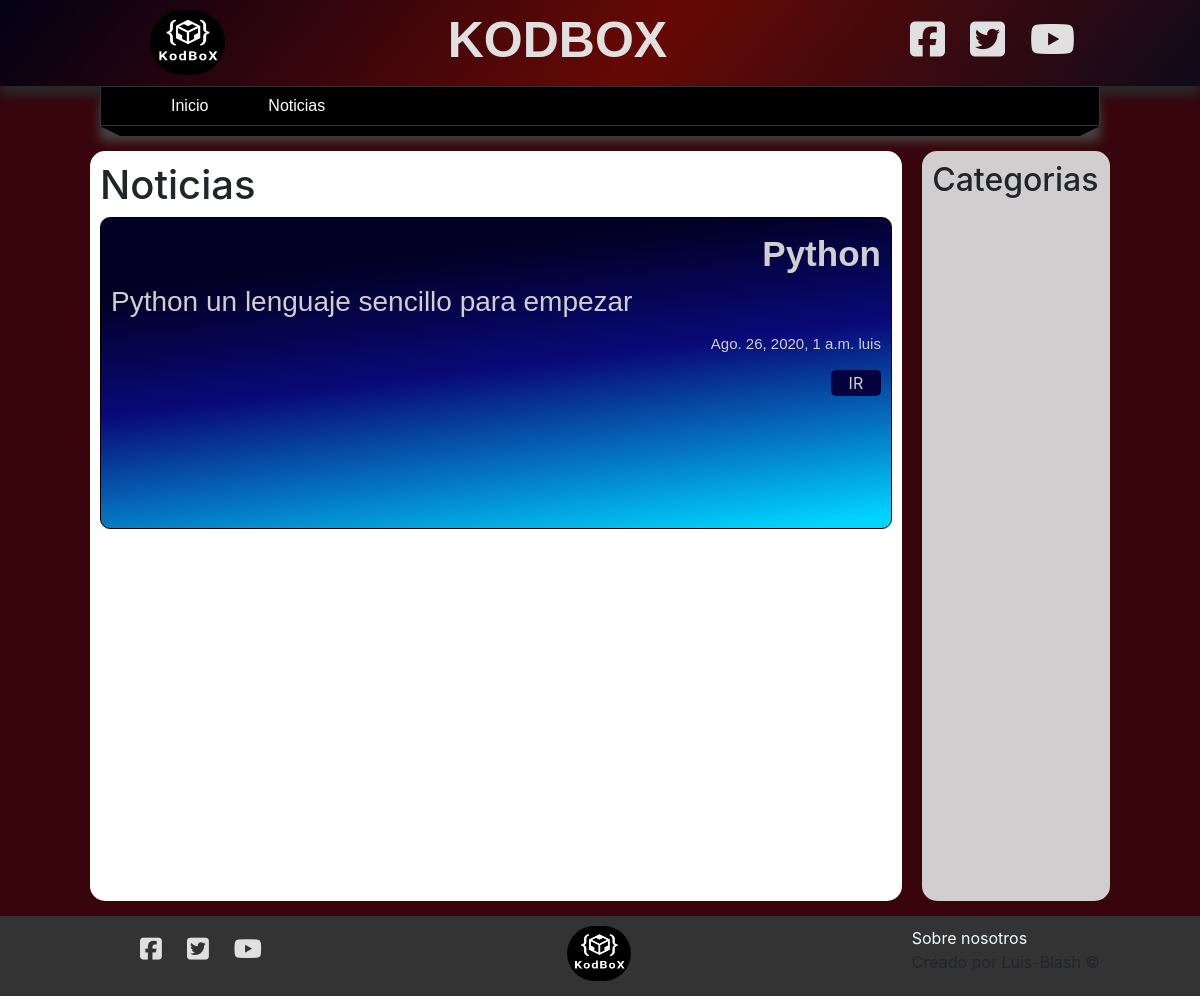
The page /noticias/ on the database as committed earlier.
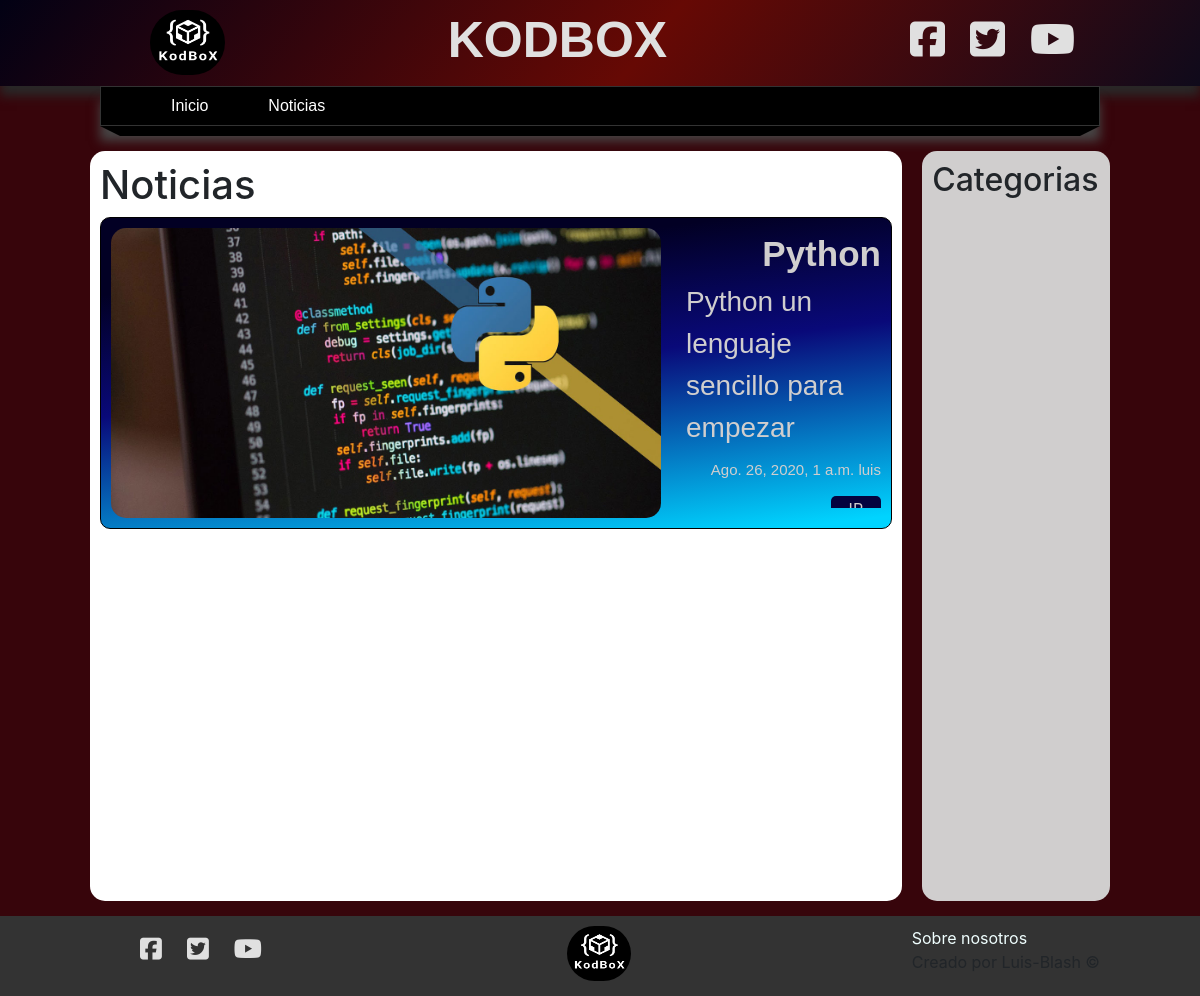
The same page on the database as committed later.
### blog/models.py (models this page shows, shortened)
class Noticias(models.Model):
    titulo = models.CharField(max_length=150, verbose_name="Titulo")
    subtitulo = models.CharField(max_length=250, verbose_name="Sub titulo")
    contenido = RichTextField(verbose_name="Contenido")
    imagen = models.ImageField(default="null",verbose_name="Imagen", upload_to="noticias")
    publico = models.BooleanField(verbose_name="¿Publico?")
    usuario = models.ForeignKey(User, editable=False, verbose_name="Usuario", on_delete=models.CASCADE)
    categorias = models.ManyToManyField(Categoria, verbose_name="Categorias", blank=True)
    creado_el = models.DateTimeField(auto_now_add=True, verbose_name="Creado el")
    actualizado_el = models.DateTimeField(auto_now=True,verbose_name="Actualizado el")
    class Meta:
        verbose_name = "Noticia"
        verbose_name_plural = "Noticias"

### blog/views.py (the view)
# urls.py: path("noticias/", views.noticias, name="noticias"),
def noticias(request):
    noticias_secundarias =  Noticias.objects.filter(publico=True).order_by("-creado_el")[1:]
    noticia_principal = Noticias.objects.filter(publico=True).order_by("-creado_el").first()
    return render(request,"noticias/lista_noticias.html",{
        "title":"Noticias",
        "noticia_principal":noticia_principal,
        "noticias_secundarias":noticias_secundarias
    })

### blog/processor.py (called while the page is built)
def get_categorias(request):
    categorias_uso= Noticias.objects.filter(publico=True).values_list("categorias", flat=True)
    categorias = Categoria.objects.filter(id__in=categorias_uso).values_list("id","nombre")
    return {
        "categorias": categorias,
        "id": categorias_uso
    }

### blog/templates/noticias/lista_noticias.html (shortened to what this page needs)
{% extends 'layouts/layout.html'%}
{% block news %}
<h1>{{ title }}</h1>
{% include 'noticias/noticia-principal.html'%}
{% include 'noticias/noti-secundarias.html'%}
{% endblock %}

### blog/templates/noticias/noticia-principal.html (shortened to what this page needs)
<div class="noti-principal">
    {% if noticia_principal.imagen != 'null' and noticia_principal.imagen.url|length >= 1 %}
    <img src="{{noticia_principal.imagen.url}}" alt="kodbox">
    {% endif %}
    <div>
        <div class="titulo">{{ noticia_principal.titulo }}</div>
        <div class="clearfix"></div>
        <div class="subtitulo">
            {{ noticia_principal.subtitulo }}
            <div class="fecha">
                {{ noticia_principal.creado_el }}
                {{ noticia_principal.usuario }}
            </div>
        </div>
        <div class="clearfix"></div>
        <div class="boton">
            <a href="{% url 'noticia' noticia_principal.id %}">IR</a>
        </div>
    </div>
</div>

Rows that differ between the two databases and show on the page:
changed Noticias "Python": imagen: picture added
